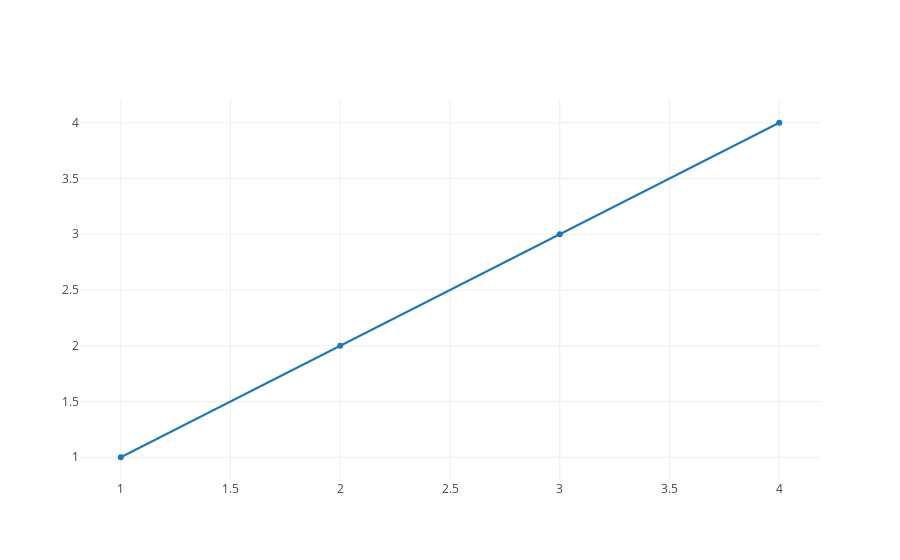

Source (notebook cell):
### Markdown cell above
Now let's discuss how a trace represents data.  In the `trace` in the code below, we plot four points.  Notice that we provide the $x$ and $y$ coordinates in two separate attributes of the dictionary.  Change around the data to get a feel for how it works.

### Code cell
trace = {'x': [1, 2, 3, 4], 'y': [1, 2, 3, 4]}

plotly.offline.iplot([
    trace
])

### Figure 1 — Plotly figure (JSON) as saved in the notebook; plotly's stock layout.template omitted (floating-point values rounded to 4 significant figures)
{"data": [{"type": "scatter", "uid": "0606cb9e-99d8-11e8-9ff5-0242ac110039", "x": [1, 2, 3, 4], "y": [1, 2, 3, 4]}], "layout": {}}
